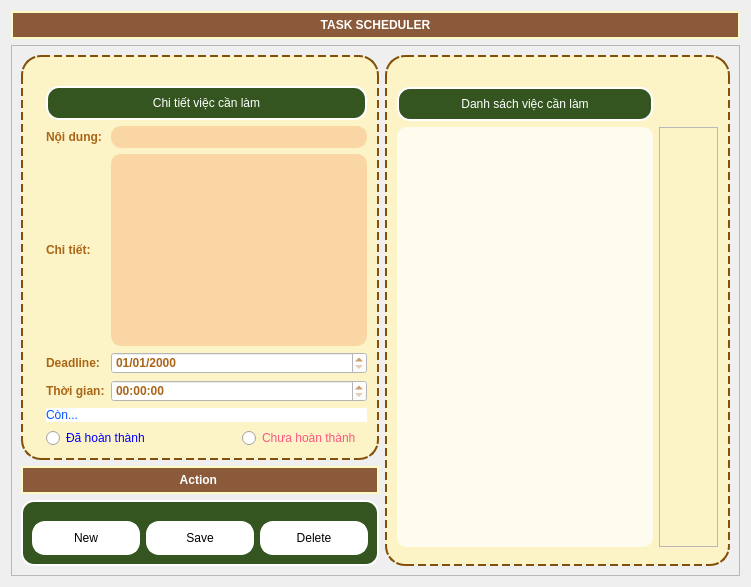
      <widget class="QWidget" name="pageTask">
       <layout class="QVBoxLayout" name="verticalLayout_13">
        <item>
         <widget class="QLabel" name="label_2">
          <property name="maximumSize">
           <size>
            <width>16777215</width>
            <height>40</height>
           </size>
          </property>
          <property name="styleSheet">
           <string notr="true">font: 75 23pt &quot;Palatino Linotype&quot;;
font-weight:bold;
background-color:#8A5A3A;
color:rgb(255, 255, 255);
border-radius: 15px;     
padding: 5px;
border: 2px solid rgb(255, 250, 192);</string>
          </property>
          <property name="text">
           <string>TASK SCHEDULER</string>
          </property>
          <property name="alignment">
           <set>Qt::AlignCenter</set>
          </property>
         </widget>
        </item>
        <item>
         <widget class="QFrame" name="frame_7">
          <property name="frameShape">
           <enum>QFrame::StyledPanel</enum>
          </property>
          <property name="frameShadow">
           <enum>QFrame::Raised</enum>
          </property>
          <layout class="QGridLayout" name="gridLayout_2">
           <item row="2" column="0">
            <widget class="QGroupBox" name="groupBox_3">
             <property name="maximumSize">
              <size>
               <width>16777215</width>
               <height>200</height>
              </size>
             </property>
             <property name="styleSheet">
              <string notr="true">background-color:rgb(52, 85, 32);
border-radius: 13px;
border: 2px solid rgb(255, 255, 255);
font: 75 14pt &quot;Palatino Linotype&quot;;
color:white;
font_weight:bold;
 min-height: 30px; 
</string>
             </property>
             <property name="title">
              <string/>
             </property>
             <layout class="QHBoxLayout" name="horizontalLayout_12">
              <property name="topMargin">
               <number>19</number>
              </property>
              <item>
               <widget class="QPushButton" name="pushButtonNew">
                <property name="styleSheet">
                 <string notr="true">background-color:rgb(255, 255, 255);
border-radius: 13px;
font: 75 14pt &quot;Palatino Linotype&quot;;
color:black;
font_weight:bold;
 min-height: 30px; 

</string>
                </property>
                <property name="text">
                 <string>New</string>
                </property>
                <property name="icon">
                 <iconset resource="../resources.qrc">
                  <normaloff>:/nen/images/ic_add.png</normaloff>:/nen/images/ic_add.png</iconset>
                </property>
                <property name="iconSize">
                 <size>
                  <width>40</width>
                  <height>40</height>
                 </size>
                </property>
               </widget>
              </item>
              <item>
               <widget class="QPushButton" name="pushButtonSave">
                <property name="styleSheet">
                 <string notr="true">background-color:rgb(255, 255, 255);
border-radius: 13px;
font: 75 14pt &quot;Palatino Linotype&quot;;
color:black;
font_weight:bold;
 min-height: 30px; 

</string>
                </property>
                <property name="text">
                 <string>Save</string>
                </property>
                <property name="icon">
                 <iconset resource="../resources.qrc">
                  <normaloff>:/nen/images/ic_luu.png</normaloff>:/nen/images/ic_luu.png</iconset>
                </property>
                <property name="iconSize">
                 <size>
                  <width>40</width>
                  <height>40</height>
                 </size>
                </property>
               </widget>
              </item>
              <item>
               <widget class="QPushButton" name="pushButtonDeleteTask">
                <property name="styleSheet">
                 <string notr="true">background-color:rgb(255, 255, 255);
border-radius: 13px;
font: 75 14pt &quot;Palatino Linotype&quot;;
color:black;
font_weight:bold;
 min-height: 30px; 

</string>
                </property>
                <property name="text">
                 <string>Delete</string>
                </property>
                <property name="icon">
                 <iconset resource="../resources.qrc">
                  <normaloff>:/nen/images/ic_delete.png</normaloff>:/nen/images/ic_delete.png</iconset>
                </property>
                <property name="iconSize">
                 <size>
                  <width>40</width>
                  <height>40</height>
                 </size>
                </property>
               </widget>
              </item>
             </layout>
            </widget>
           </item>
           <item row="0" column="0">
            <widget class="QGroupBox" name="groupBox_2">
             <property name="maximumSize">
              <size>
               <width>16777215</width>
               <height>16777215</height>
              </size>
             </property>
             <property name="styleSheet">
              <string notr="true">#groupBox_2 {
    background-color:rgba(255, 245, 190,210);
    border-radius: 20px;
    border: 2px dashed rgb(130, 80, 9);
    font: 75 14pt &quot;Palatino Linotype&quot;;
}</string>
             </property>
             <property name="title">
              <string/>
             </property>
             <layout class="QGridLayout" name="gridLayout_3">
              <property name="topMargin">
               <number>25</number>
              </property>
              <item row="0" column="1" colspan="3">
               <widget class="QPushButton" name="pushButton_2">
                <property name="styleSheet">
                 <string notr="true">background-color:rgb(52, 85, 32);
border-radius: 13px;
border: 2px solid rgb(255, 255, 255);
font: 75 16pt &quot;Palatino Linotype&quot;;
color:white;
font_weight:bold;
 min-height: 30px; </string>
                </property>
                <property name="text">
                 <string>Chi tiết việc cần làm</string>
                </property>
                <property name="icon">
                 <iconset resource="../resources.qrc">
                  <normaloff>:/nen/images/bee.png</normaloff>:/nen/images/bee.png</iconset>
                </property>
                <property name="iconSize">
                 <size>
                  <width>40</width>
                  <height>30</height>
                 </size>
                </property>
               </widget>
              </item>
              <item row="1" column="2" colspan="2">
               <widget class="QLineEdit" name="lineEditTitle">
                <property name="styleSheet">
                 <string notr="true">
font: 75 14pt &quot;Palatino Linotype&quot;;
background-color:#FAD6A5;
color:rgb(0, 0, 0);
border-radius: 10px;     
padding: 2px;
border: 1px solid #FAD6A5;</string>
                </property>
               </widget>
              </item>
              <item row="3" column="1">
               <widget class="QLabel" name="label_15">
                <property name="styleSheet">
                 <string notr="true">font: 16pt &quot;Palatino Linotype&quot;;
color:rgb(170, 101, 22);
font-weight:bold;</string>
                </property>
                <property name="text">
                 <string>Deadline:</string>
                </property>
               </widget>
              </item>
              <item row="5" column="1" colspan="3">
               <widget class="QLabel" name="labelCountdown">
                <property name="styleSheet">
                 <string notr="true">
background-color: rgb(255, 255, 255);
color: rgb(0, 85, 255);
font: 75 14pt &quot;Palatino Linotype&quot;;</string>
                </property>
                <property name="text">
                 <string>Còn...</string>
                </property>
               </widget>
              </item>
              <item row="2" column="1">
               <widget class="QLabel" name="label_12">
                <property name="styleSheet">
                 <string notr="true">font: 16pt &quot;Palatino Linotype&quot;;
color:rgb(170, 101, 22);
font-weight:bold;</string>
                </property>
                <property name="text">
                 <string>Chi tiết:</string>
                </property>
               </widget>
              </item>
              <item row="4" column="1">
               <widget class="QLabel" name="label_17">
                <property name="styleSheet">
                 <string notr="true">font: 16pt &quot;Palatino Linotype&quot;;
color:rgb(170, 101, 22);
font-weight:bold;</string>
                </property>
                <property name="text">
                 <string>Thời gian:</string>
                </property>
               </widget>
              </item>
              <item row="2" column="2" colspan="2">
               <widget class="QTextEdit" name="textEditContent">
                <property name="styleSheet">
                 <string notr="true">
font: 75 14pt &quot;Palatino Linotype&quot;;
background-color:#FAD6A5;
color:rgb(0, 0, 0);
border-radius: 10px;     
padding: 2px;
border: 1px solid #FAD6A5;</string>
                </property>
               </widget>
              </item>
              <item row="1" column="1">
               <widget class="QLabel" name="label_3">
                <property name="styleSheet">
                 <string notr="true">font: 16pt &quot;Palatino Linotype&quot;;
color:rgb(170, 101, 22);
font-weight:bold;</string>
                </property>
                <property name="text">
                 <string>Nội dung:</string>
                </property>
               </widget>
              </item>
              <item row="3" column="2" colspan="2">
               <widget class="QDateEdit" name="dateEditDeadline">
                <property name="styleSheet">
                 <string notr="true">
font: 14pt &quot;Palatino Linotype&quot;;
background-color: rgb(255, 255, 255);
color:rgb(170, 101, 22);
font-weight:bold;</string>
                </property>
                <property name="displayFormat">
                 <string>dd/MM/yyyy</string>
                </property>
               </widget>
              </item>
              <item row="4" column="2" colspan="2">
               <widget class="QTimeEdit" name="timeEditDeadline">
                <property name="styleSheet">
                 <string notr="true">
font: 14pt &quot;Palatino Linotype&quot;;
background-color: rgb(255, 255, 255);
color:rgb(170, 101, 22);
font-weight:bold;</string>
                </property>
               </widget>
              </item>
              <item row="6" column="3">
               <widget class="QRadioButton" name="radioButtonNotFinished">
                <property name="styleSheet">
                 <string notr="true">color: rgb(255, 85, 127);</string>
                </property>
                <property name="text">
                 <string>Chưa hoàn thành</string>
                </property>
               </widget>
              </item>
              <item row="6" column="1" colspan="2">
               <widget class="QRadioButton" name="radioButtonFinished">
                <property name="styleSheet">
                 <string notr="true">
font: 14pt &quot;Palatino Linotype&quot;;
color: rgb(0, 0, 255);</string>
                </property>
                <property name="text">
                 <string>Đã hoàn thành</string>
                </property>
               </widget>
              </item>
              <item row="1" column="0">
               <widget class="QLabel" name="label_21">
                <property name="maximumSize">
                 <size>
                  <width>45</width>
                  <height>30</height>
                 </size>
                </property>
                <property name="text">
                 <string/>
                </property>
                <property name="pixmap">
                 <pixmap resource="../resources.qrc">:/nen/images/banchan.png</pixmap>
                </property>
                <property name="scaledContents">
                 <bool>true</bool>
                </property>
               </widget>
              </item>
              <item row="2" column="0">
               <widget class="QLabel" name="label_23">
                <property name="maximumSize">
                 <size>
                  <width>40</width>
                  <height>40</height>
                 </size>
                </property>
                <property name="text">
                 <string/>
                </property>
                <property name="pixmap">
                 <pixmap resource="../resources.qrc">:/nen/images/khunglong.png</pixmap>
                </property>
                <property name="scaledContents">
                 <bool>true</bool>
                </property>
               </widget>
              </item>
              <item row="3" column="0">
               <widget class="QLabel" name="label_25">
                <property name="maximumSize">
                 <size>
                  <width>50</width>
                  <height>40</height>
                 </size>
                </property>
                <property name="text">
                 <string/>
                </property>
                <property name="pixmap">
                 <pixmap resource="../resources.qrc">:/nen/images/deadline.png</pixmap>
                </property>
                <property name="scaledContents">
                 <bool>true</bool>
                </property>
               </widget>
              </item>
              <item row="4" column="0">
               <widget class="QLabel" name="label_26">
                <property name="maximumSize">
                 <size>
                  <width>35</width>
                  <height>35</height>
                 </size>
                </property>
                <property name="text">
                 <string/>
                </property>
                <property name="pixmap">
                 <pixmap resource="../resources.qrc">:/nen/images/clock.png</pixmap>
                </property>
                <property name="scaledContents">
                 <bool>true</bool>
                </property>
               </widget>
              </item>
              <item row="6" column="0">
               <widget class="QLabel" name="label_29">
                <property name="maximumSize">
                 <size>
                  <width>30</width>
                  <height>30</height>
                 </size>
                </property>
                <property name="text">
                 <string/>
                </property>
                <property name="pixmap">
                 <pixmap resource="../resources.qrc">:/nen/images/status.png</pixmap>
                </property>
                <property name="scaledContents">
                 <bool>true</bool>
                </property>
               </widget>
              </item>
             </layout>
            </widget>
           </item>
           <item row="0" column="1" rowspan="3">
            <widget class="QGroupBox" name="groupBox_7">
             <property name="styleSheet">
              <string notr="true">#groupBox_7 {
    background-color:rgba(255, 245, 190,210);
    border-radius: 20px;
    border: 2px dashed rgb(130, 80, 9);
    font: 75 14pt &quot;Palatino Linotype&quot;;
}</string>
             </property>
             <property name="title">
              <string/>
             </property>
             <layout class="QGridLayout" name="gridLayout_10">
              <property name="topMargin">
               <number>26</number>
              </property>
              <property name="bottomMargin">
               <number>16</number>
              </property>
              <item row="1" column="1">
               <widget class="QFrame" name="frame_8">
                <property name="minimumSize">
                 <size>
                  <width>40</width>
                  <height>0</height>
                 </size>
                </property>
                <property name="maximumSize">
                 <size>
                  <width>500</width>
                  <height>16777215</height>
                 </size>
                </property>
                <property name="frameShape">
                 <enum>QFrame::StyledPanel</enum>
                </property>
                <property name="frameShadow">
                 <enum>QFrame::Raised</enum>
                </property>
                <layout class="QVBoxLayout" name="verticalLayout_19">
                 <item>
                  <widget class="QLabel" name="label_22">
                   <property name="text">
                    <string/>
                   </property>
                   <property name="pixmap">
                    <pixmap resource="../resources.qrc">:/nen/images/ic_study.jpg</pixmap>
                   </property>
                   <property name="scaledContents">
                    <bool>true</bool>
                   </property>
                  </widget>
                 </item>
                 <item>
                  <widget class="QLabel" name="label_28">
                   <property name="text">
                    <string/>
                   </property>
                   <property name="pixmap">
                    <pixmap resource="../resources.qrc">:/nen/images/ic_hoc.jpg</pixmap>
                   </property>
                   <property name="scaledContents">
                    <bool>true</bool>
                   </property>
                  </widget>
                 </item>
                </layout>
               </widget>
              </item>
              <item row="1" column="0">
               <widget class="QListWidget" name="listWidgetTask">
                <property name="styleSheet">
                 <string notr="true">
    background-color: rgba(255, 255, 255, 180); 
    border-radius: 10px;
    color: #333333; </string>
                </property>
               </widget>
              </item>
              <item row="0" column="1">
               <layout class="QHBoxLayout" name="horizontalLayout_29">
                <item>
                 <widget class="QLabel" name="label_40">
                  <property name="maximumSize">
                   <size>
                    <width>50</width>
                    <height>50</height>
                   </size>
                  </property>
                  <property name="text">
                   <string/>
                  </property>
                  <property name="pixmap">
                   <pixmap resource="../resources.qrc">:/nen/images/hamster.png</pixmap>
                  </property>
                  <property name="scaledContents">
                   <bool>true</bool>
                  </property>
                 </widget>
                </item>
                <item>
                 <widget class="QLabel" name="label_39">
                  <property name="maximumSize">
                   <size>
                    <width>50</width>
                    <height>50</height>
                   </size>
                  </property>
                  <property name="text">
                   <string/>
                  </property>
                  <property name="pixmap">
                   <pixmap resource="../resources.qrc">:/nen/images/thohong.png</pixmap>
                  </property>
                  <property name="scaledContents">
                   <bool>true</bool>
                  </property>
                 </widget>
                </item>
                <item>
                 <widget class="QLabel" name="label_37">
                  <property name="maximumSize">
                   <size>
                    <width>50</width>
                    <height>50</height>
                   </size>
                  </property>
                  <property name="text">
                   <string/>
                  </property>
                  <property name="pixmap">
                   <pixmap resource="../resources.qrc">:/nen/images/meohoa.png</pixmap>
                  </property>
                  <property name="scaledContents">
                   <bool>true</bool>
                  </property>
                 </widget>
                </item>
                <item>
                 <widget class="QLabel" name="label_35">
                  <property name="maximumSize">
                   <size>
                    <width>50</width>
                    <height>50</height>
                   </size>
                  </property>
                  <property name="text">
                   <string/>
                  </property>
                  <property name="pixmap">
                   <pixmap resource="../resources.qrc">:/nen/images/hamster.png</pixmap>
                  </property>
                  <property name="scaledContents">
                   <bool>true</bool>
                  </property>
                 </widget>
                </item>
                <item>
                 <widget class="QLabel" name="label_30">
                  <property name="maximumSize">
                   <size>
                    <width>50</width>
                    <height>50</height>
                   </size>
                  </property>
                  <property name="text">
                   <string/>
                  </property>
                  <property name="pixmap">
                   <pixmap resource="../resources.qrc">:/nen/images/meocam.png</pixmap>
                  </property>
                  <property name="scaledContents">
                   <bool>true</bool>
                  </property>
                 </widget>
                </item>
               </layout>
              </item>
              <item row="0" column="0">
               <widget class="QPushButton" name="pushButton_3">
                <property name="styleSheet">
                 <string notr="true">background-color:rgb(52, 85, 32);
border-radius: 13px;
border: 2px solid rgb(255, 255, 255);
font: 75 16pt &quot;Palatino Linotype&quot;;
color:white;
font_weight:bold;
 min-height: 30px; </string>
                </property>
                <property name="text">
                 <string>Danh sách việc cần làm</string>
                </property>
                <property name="icon">
                 <iconset resource="../resources.qrc">
                  <normaloff>:/nen/images/note.png</normaloff>:/nen/images/note.png</iconset>
                </property>
                <property name="iconSize">
                 <size>
                  <width>40</width>
                  <height>30</height>
                 </size>
                </property>
               </widget>
              </item>
             </layout>
            </widget>
           </item>
           <item row="1" column="0">
            <widget class="QPushButton" name="pushButton_4">
             <property name="styleSheet">
              <string notr="true">font: 75 14pt &quot;Palatino Linotype&quot;;
font-weight:bold;
background-color:#8A5A3A;
color:rgb(255, 255, 255);
border-radius: 15px;     
padding: 5px;
border: 2px solid rgb(255, 250, 192);</string>
             </property>
             <property name="text">
              <string>Action </string>
             </property>
            </widget>
           </item>
          </layout>
         </widget>
        </item>
       </layout>
      </widget>
